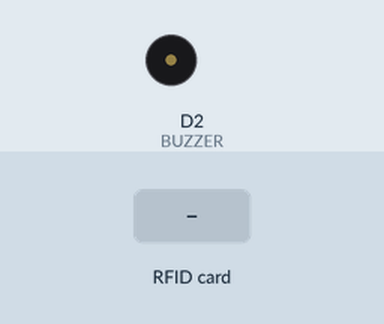
The sketch below on a simulated ESP8266 (NodeMCU). Shown: buzzer (waves = sounding, pin HIGH). Inputs (shaded band) come from the test bench. WiFi joins after 1.5 s; servers stay silent unless stated; uploads are accepted with an empty reply; what the sketch prints to the serial monitor is not drawn.

Above: at 3.7 s.
3.8 s: RFID card 12 34 56 78 held to the reader
At 3.89 s:
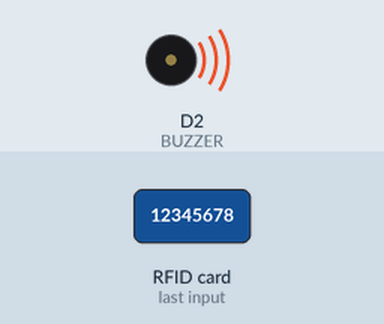
5.7 s: RFID card 5E 7A 19 C4 held to the reader
At 9.1 s:
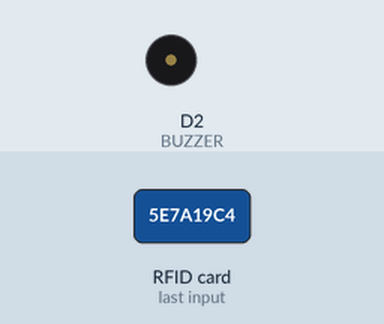
Timing chart, 0 to 10.6 s (numbered marks = the images above; inputs shaded):
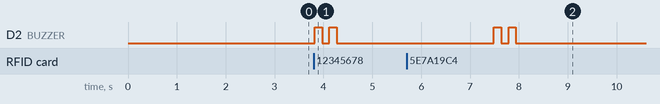

Measured:
- after the input at 3.8 s, D2 (BUZZER): alternates HIGH for 0.15 s and LOW for 0.15 s, 4 changes in all, then stays LOW, starting at once
- after the input at 5.7 s, D2 (BUZZER): alternates HIGH for 0.15 s and LOW for 0.15 s, 4 changes in all, then stays LOW, starting after 1.8 s

The sketch:

rfid-attendance.ino
```cpp
 /*
 CODE CREATED BY
 Anshu Jamare
 Zaid Khan
 Anshu Jamare
 */

#include <SPI.h>
#include <MFRC522.h>
#include <Arduino.h>
#include <ESP8266WiFi.h>
#include <ESP8266HTTPClient.h>
#include <WiFiClientSecureBearSSL.h>

//----------------------------
// PIN Definitions
#define RST_PIN  D3
#define SS_PIN   D4
#define BUZZER   D2
//----------------------------
MFRC522 mfrc522(SS_PIN, RST_PIN);
MFRC522::MIFARE_Key key;
MFRC522::StatusCode status;

int blockNum = 2;
byte bufferLen = 18;
byte readBlockData[18];

//----------------------------
// YOUR WiFi Credentials 👇
#define WIFI_SSID "Anshu"
#define WIFI_PASSWORD "12345678"

// Google Apps Script URL
const String sheet_url = "https://script.google.com/macros/s/AKfycbzR9evMKQVC-joWJXUOjJaZjt9Fyl_dtVBssFc3fOP35s9etbrBMHFWfQP7Gyx5FeGXWg/exec?name=";
//----------------------------

void setup()
{
  Serial.begin(9600);
  delay(1000);
  Serial.println("\nConnecting to WiFi...");
  WiFi.begin(WIFI_SSID, WIFI_PASSWORD);

  // WiFi Connecting
  while (WiFi.status() != WL_CONNECTED) {
    delay(500);
    Serial.print(".");
  }
  Serial.println("\nConnected to WiFi ✅");
  Serial.println("IP Address: " + WiFi.localIP().toString());

  pinMode(BUZZER, OUTPUT);
  SPI.begin();
  mfrc522.PCD_Init();
  Serial.println("Place your RFID card on the reader...");
}

void loop()
{
  if ( ! mfrc522.PICC_IsNewCardPresent()) return;
  if ( ! mfrc522.PICC_ReadCardSerial()) return;

  Serial.println("\nCard Detected:");
  String uidStr = "";
  for (byte i = 0; i < mfrc522.uid.size; i++) {
    uidStr += String(mfrc522.uid.uidByte[i] < 0x10 ? "0" : "");
    uidStr += String(mfrc522.uid.uidByte[i], HEX);
  }
  uidStr.toUpperCase();
  Serial.println("UID: " + uidStr);

  // Read Data from Block
  ReadDataFromBlock(blockNum, readBlockData);
  String rfidData = String((char*)readBlockData);
  rfidData.trim();
  Serial.println("Card Data: " + rfidData);

  // Buzz
  digitalWrite(BUZZER, HIGH); delay(150);
  digitalWrite(BUZZER, LOW);  delay(150);
  digitalWrite(BUZZER, HIGH); delay(150);
  digitalWrite(BUZZER, LOW);

  // WiFi Request
  if (WiFi.status() == WL_CONNECTED) {
    std::unique_ptr<BearSSL::WiFiClientSecure> client(new BearSSL::WiFiClientSecure);
    client->setInsecure();  // Skip fingerprint checking

    String finalURL = sheet_url + rfidData;
    HTTPClient https;

    Serial.println("Sending data to Google Sheet...");
    if (https.begin(*client, finalURL)) {
      int httpCode = https.GET();
      if (httpCode > 0) {
        Serial.printf("HTTP Response Code: %d\n", httpCode);
        String payload = https.getString();
        Serial.println("Server Response: " + payload);
      } else {
        Serial.printf("GET Failed: %s\n", https.errorToString(httpCode).c_str());
      }
      https.end();
    } else {
      Serial.println("Unable to connect to Google Apps Script.");
    }
  }
  delay(3000); // Wait before next read
}

void ReadDataFromBlock(int blockNum, byte readBlockData[])
{
  for (byte i = 0; i < 6; i++) key.keyByte[i] = 0xFF;

  status = mfrc522.PCD_Authenticate(MFRC522::PICC_CMD_MF_AUTH_KEY_A, blockNum, &key, &(mfrc522.uid));
  if (status != MFRC522::STATUS_OK) {
    Serial.print("Authentication failed: ");
    Serial.println(mfrc522.GetStatusCodeName(status));
    return;
  }

  status = mfrc522.MIFARE_Read(blockNum, readBlockData, &bufferLen);
  if (status != MFRC522::STATUS_OK) {
    Serial.print("Reading failed: ");
    Serial.println(mfrc522.GetStatusCodeName(status));
    return;
  }

  Serial.println("RFID Block Read Success ✅");
}
```

sketch_apr10a.ino
```cpp

```
